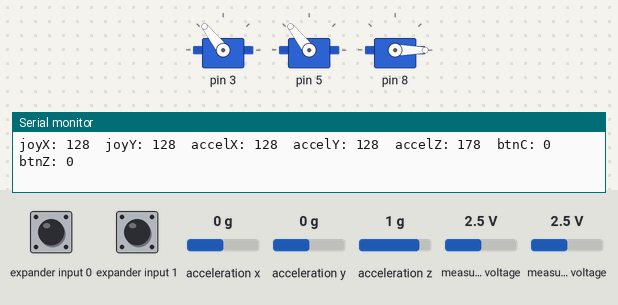
Bench run of a sketch on a simulated Arduino Uno, built with avr-gcc and run on an emulated ATmega328P. On the bench: 3 × servo, the last lines printed to the serial monitor. Wiring (inferred from the names in the program): Wii Nunchuk at I2C address 0x52. The inputs (shaded band) are chosen by the test bench; at power-on: measured voltage 2.5 V, expander input 1 HIGH, expander input 0 HIGH, acceleration x 0 g, acceleration y 0 g, acceleration z 1 g.

Above: at 1.3 s.
1.4 s: measured voltage (sensor 200) set to 0.1 V
At 2.2 s:
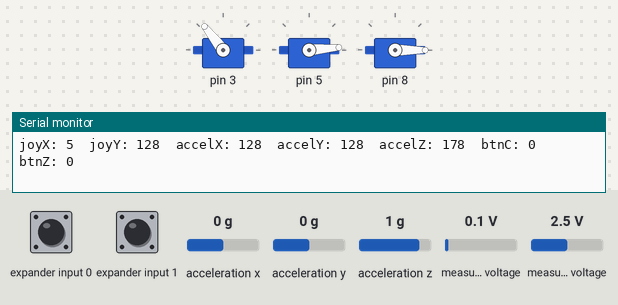
2.9 s: measured voltage (sensor 201) set to 0.1 V
At 4.0 s:
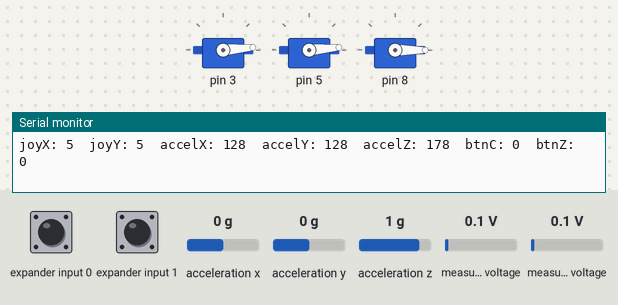
4.4 s: expander input 1 pulled LOW for 0.15 s
At 4.47 s:
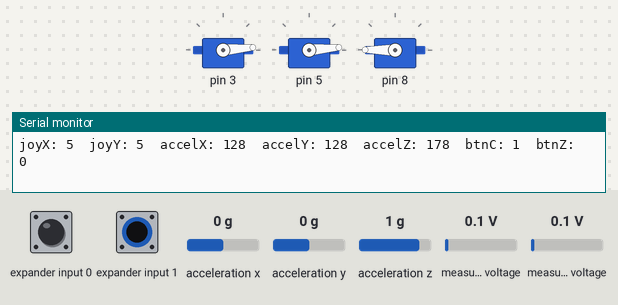
6.0 s: measured voltage (sensor 200) set to 1.2 V
At 7.1 s:
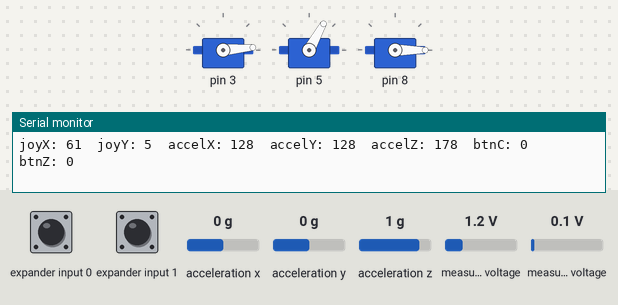
7.5 s: measured voltage (sensor 201) set to 1.2 V
At 7.8 s:
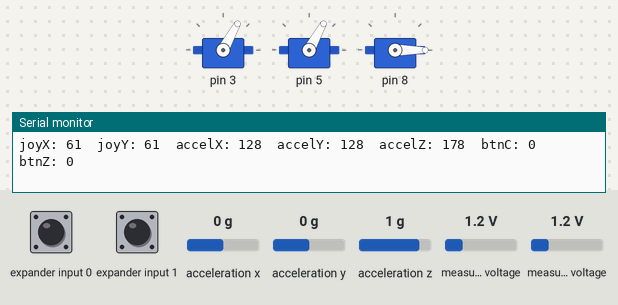
9.0 s: measured voltage (sensor 200) set to 2.5 V
At 9.6 s:
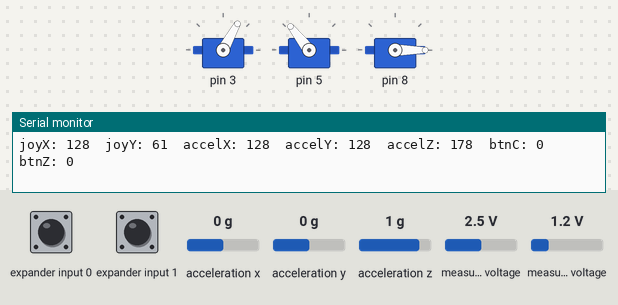
Timing chart, 0 to 11.5 s (numbered marks = the images above; inputs shaded):
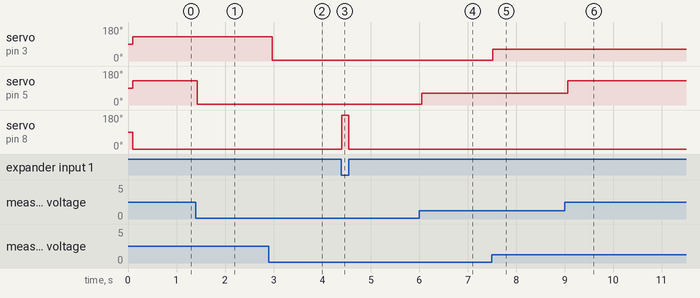

Measured:
- after the input at 1.4 s, servo on pin 5: 128° → 5° at once
- after the input at 2.9 s, servo on pin 3: 128° → 5° after 0.07 s
- after the input at 4.4 s, servo on pin 8: 0° → 180° at once, → 0° 0.14 s later
- after the input at 6.0 s, servo on pin 5: 5° → 61° after 0.06 s
- after the input at 7.5 s, servo on pin 3: 5° → 61° at once
- after the input at 9.0 s, servo on pin 5: 61° → 128° after 0.07 s

The sketch:

NunchuckController.ino
```cpp
#include <Wire.h>
#include <Servo.h>

/* Constants */
const int vccPin = A3;
const int gndPin = A2;
const int dataLength = 6;
static byte rawData[dataLength];
enum nunchuckItems { joyX, joyY, accelX, accelY, accelZ, btnZ, btnC };

// servomotors[0] := main arm
// servomotors[1] := upper arm
// servomotors[2] := gripper
Servo servomotors[3];


/* Setup */
void setup()
{
  pinMode(gndPin, OUTPUT);
  pinMode(vccPin, OUTPUT);
  digitalWrite(gndPin, LOW);
  digitalWrite(vccPin, HIGH);
  delay(100);
  Serial.begin(9600);

  // Attach the servos to the pins
  servomotors[0].attach(3, 1000, 2000);
  servomotors[1].attach(5, 1000, 2000);
  servomotors[2].attach(8);
  nunchuckInit();

}

/* Loop */
void loop()
{
  // Read the values
  nunchuckRead();

  int joystickX = getValue(joyX);
  int joystickY = getValue(joyY);
  int accelerationX = getValue(accelX);
  int accelerationY = getValue(accelY);
  int accelerationZ = getValue(accelZ);
  int buttonC = getValue(btnC);
  int buttonZ = getValue(btnZ);

  // Manage the servos
  if (buttonC == 1) servomotors[2].write(180);
  else servomotors[2].write(0);

  if (joystickX >= 0 & joystickX <= 180)
  {
    servomotors[1].write(joystickX);
  }
  if (joystickY >= 0 & joystickY <= 180)
  {
    servomotors[0].write(joystickY);
  }

  // Print the results on the Serial
  Serial.print("joyX: "); Serial.print(joystickX);
  Serial.print("\tjoyY: "); Serial.print(joystickY);
  Serial.print("\taccelX: "); Serial.print(accelerationX);
  Serial.print("\taccelY: "); Serial.print(accelerationY);
  Serial.print("\taccelZ: "); Serial.print(accelerationZ);
  Serial.print("\tbtnC: "); Serial.print(buttonC);
  Serial.print("\tbtnZ: "); Serial.println(buttonZ);
  delay(20);
}

/* ================================================== *\
 * The following functions are used for communication *
 * with the nunchuck. The code comes from Internet    *
\* ================================================== */
void nunchuckInit()
{
  Wire.begin();
  Wire.beginTransmission(0x52);
  Wire.write((byte) 0x40);
  Wire.write((byte) 0x00);
  Wire.endTransmission();
}

static void nunchuckRequest()
{
  Wire.beginTransmission(0x52);
  Wire.write((byte) 0x00);
  Wire.endTransmission();
}

boolean nunchuckRead()
{
  int cnt = 0;
  Wire.requestFrom(0x52, dataLength);
  while(Wire.available())
  {
    rawData[cnt] = nunchuckDecode(Wire.read());
    cnt++;
  }
  nunchuckRequest();
  if(cnt >= dataLength)
    return true;
  else
    return false;
}

static char nunchuckDecode(byte x)
{
  return (x ^ 0x17) + 0x17;
}

int getValue(int item)
{
  if(item <= accelZ)
    return (int) rawData[item];
  else if(item == btnZ)
    return bitRead(rawData[5], 0) ? 0 : 1;
  else if(item == btnC)
    return bitRead(rawData[5], 1) ? 0 : 1;
}
```
